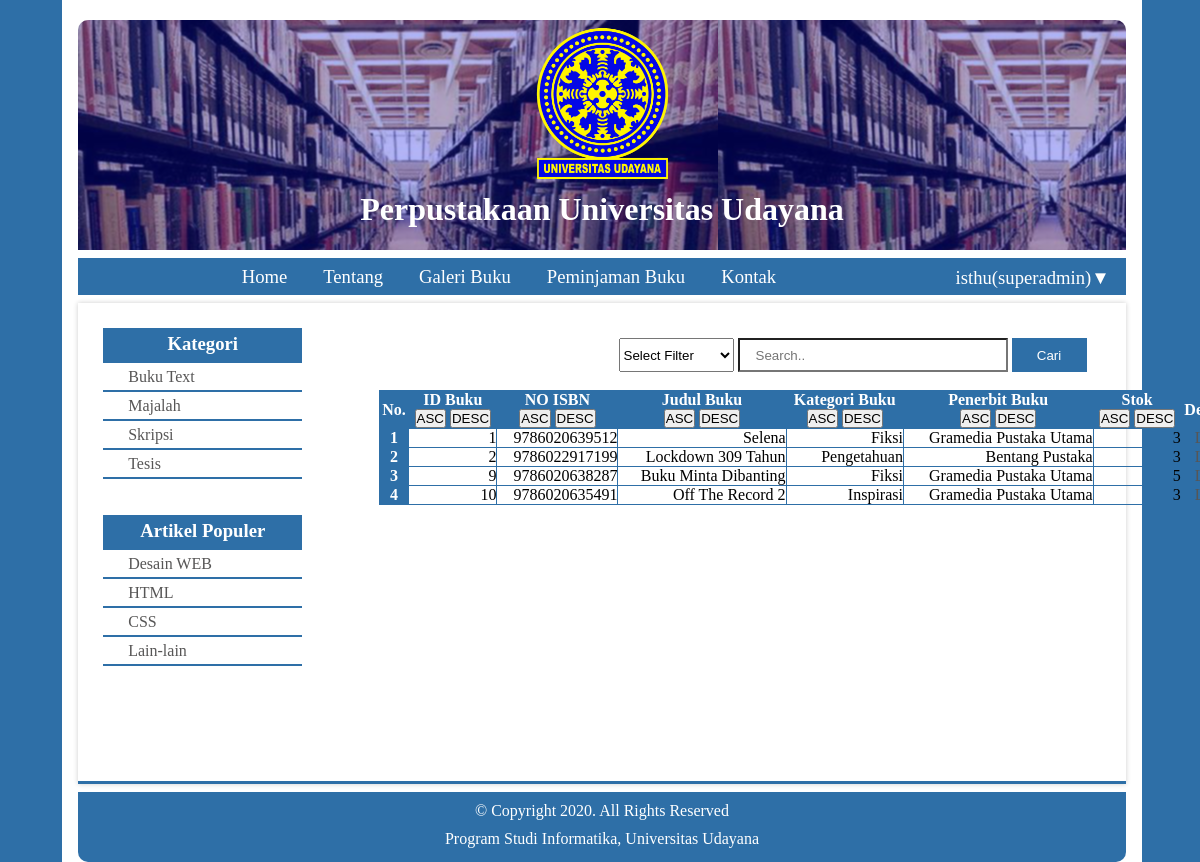
/index.php?halaman=galeri (signed in), run on the app's committed database.
### tables this page shows
CREATE TABLE `buku` (
  `id_buku` int(11) NOT NULL,
  `isbn` varchar(13) NOT NULL,
  `judul_buku` varchar(50) NOT NULL,
  `tahun_buku` varchar(4) NOT NULL,
  `stok_buku` int(3) NOT NULL,
  `kategori` varchar(50) NOT NULL,
  `id_penerbit` int(11) NOT NULL,
  `id_rak` int(11) NOT NULL
);

CREATE TABLE `penerbit` (
  `id_penerbit` int(11) NOT NULL,
  `nama_penerbit` varchar(30) NOT NULL,
  `alamat` text NOT NULL,
  `no_tlp` varchar(13) NOT NULL
);

### function.php (called while the page is built, shortened)
<?php
    class Data{
        private $mysqli;
        public function __construct($conn)
        {
            $this->mysqli = $conn;
        }
        public function tampil($id=null){
            $db = $this->mysqli->connection;
            $sql = "SELECT b.id_buku, b.isbn, b.judul_buku,b.kategori, p.nama_penerbit AS nama_penerbit, b.stok_buku FROM buku b JOIN penerbit p WHERE b.id_penerbit = p.id_penerbit ";
            $query = $db->query($sql) or die($db->error);
            return $query;
        }
    }
?>

### main/galeri.php (the view, shortened to what this page needs)
<div class="c_galeri">
	<div class="g_left">
		<h3>Kategori</h3>
		<ul>
			<li><a href="#">Buku Text</a></li>
			<li><a href="#">Majalah</a></li>
			<li><a href="#">Skripsi</a></li>
			<li><a href="#">Tesis</a></li>
		</ul>
		<br><br>
		<h3>Artikel Populer</h3>
		<ul>
			<li><a href="#">Desain WEB</a></li>
			<li><a href="#">HTML</a></li>
			<li><a href="#">CSS</a></li>
			<li><a href="#">Lain-lain</a></li>
		</ul>
	</div>
	<div class="g_right">
		<div class="search">
			<form action="" method="POST">
				<select name="pilihan" class="select">
					<option value="">Select Filter</option>
                </select>
				<input type="text" placeholder="Search.." name="cari">
				<button type="submit" name="submit" value="cari" id="cari">Cari</button>
				<br><br>
				<table width="850px" cellpadding="0" class="tbl_galeri">
					<tr class="tbl_galeri">
		                <th class="tbl_galeri">No.</th>
		                <th>ID Buku<br>
		                	<button type="submit" value="ASC" name="id_buku">ASC</button>
		                	<button type="submit" value="DESC" name="id_buku">DESC</button>
		                </th>
		                <th>NO ISBN<br>
		                	<button type="submit" value="ASC" name="isbn">ASC</button>
		                	<button type="submit" value="DESC" name="isbn">DESC</button>
		                </th>
		                <th>Judul Buku <br>
		                	<button type="submit" value="ASC" name="nama">ASC</button>
		                	<button type="submit" value="DESC" name="nama">DESC</button>
		                </th>
		                <th>Kategori Buku <br>
		                	<button type="submit" value="ASC" name="kategori">ASC</button>
		                	<button type="submit" value="DESC" name="kategori">DESC</button>
		                </th>
		                <th>Penerbit Buku <br>
		                	<button type="submit" value="ASC" name="penerbit">ASC</button>
		                	<button type="submit" value="DESC" name="penerbit">DESC</button>
		                </th>
		                <th>Stok<br>
		                	<button type="submit" value="ASC" name="stok_buku">ASC</button>
		                	<button type="submit" value="DESC" name="stok_buku">DESC</button>
		                </th>
		                <th>Detail</th>
		            </tr>
		             <?php
			          $no = 1;
			          $sort = "";
			          if(empty($sort))
			          {
			               $tampil = $dat->tampil();
			          }
			          while($data = $tampil->fetch_object())
			          {
			            ?>
			            <tr class="tbl_galeri">
							<th><?php echo $no++ ?></th>
							<td class="tbl_galeri"><?php echo $data->id_buku; ?></td>
							<td class="tbl_galeri"><?php echo $data->isbn; ?></td>
							<td class="tbl_galeri"><?php echo $data->judul_buku; ?></td>
							<td class="tbl_galeri"><?php echo $data->kategori; ?></td>
							<td class="tbl_galeri"><?php echo $data->nama_penerbit; ?></td>
							<td class="tbl_galeri"><?php echo $data->stok_buku; ?></td>
							<td class="tbl_galeri">
				            <a id="popup" href="<?php echo $data->id_buku?>">Lihat</a>
				            </td>
			            </tr>
			          <?php
			          }
			        ?>
				</table>
			</form>
		</div>
	</div>
</div>

### style/style.css (style rules this page uses)
* { margin: 0; padding: 0; }
a { text-decoration: none; color: #575656; }
body { background: #2e6fa7 }
.c_galeri { width: 97%; box-shadow: 0px 0px 5px 0px rgba(0, 0, 0, 0.2); margin-top: 8px; height: 478px; border-bottom: 3px solid #2e6fa7; }
.search { width: 90%; height: 35px; text-align: right; }
.search input { border-collapse: collapse; width: 250px; height: 30px; padding: 0px 0px 0px 16px; border-radius: 0px; }
#cari { border-collapse: collapse; background: #2e6fa7; border: none; height: 34px; width: 75px; color: white; }
.search select { height: 34px; width: 115px; }
.search { padding-top: 20px; }
.search .tbl_galeri th { text-align: center; }
.tbl_galeri { border: 1px solid #2e6fa7; border-collapse: collapse; text-transform: capitalize; }
.search th { background: #2e6fa7; color: white; }
.g_left { float: left; width: 19%; padding-left: 25px; padding-top: 25px; }
.g_left h3 { background-color: #2e6fa7; color: white; height: 30px; padding-top: 5px; }
.g_left ul li { list-style-type: none; border-bottom: 2px solid #2e6fa7; text-align: left; padding: 5px 0 5px 25px; height: 17px; }
.g_right { float: right; width: 75%; height: 385px; padding-top: 15px; }

### data on the page
buku: id_buku "1", isbn "9786020639512", judul_buku "Selena", kategori "Fiksi", id_penerbit.nama_penerbit "Gramedia Pustaka Utama", stok_buku "3"
buku: id_buku "2", isbn "9786022917199", judul_buku "Lockdown 309 Tahun", kategori "Pengetahuan", id_penerbit.nama_penerbit "Bentang Pustaka", stok_buku "3"
buku: id_buku "9", isbn "9786020638287", judul_buku "Buku Minta Dibanting", kategori "Fiksi", id_penerbit.nama_penerbit "Gramedia Pustaka Utama", stok_buku "5"
buku: id_buku "10", isbn "9786020635491", judul_buku "Off The Record 2", kategori "Inspirasi", id_penerbit.nama_penerbit "Gramedia Pustaka Utama", stok_buku "3"

### other printed values
$user "isthu"
$akses "superadmin"
